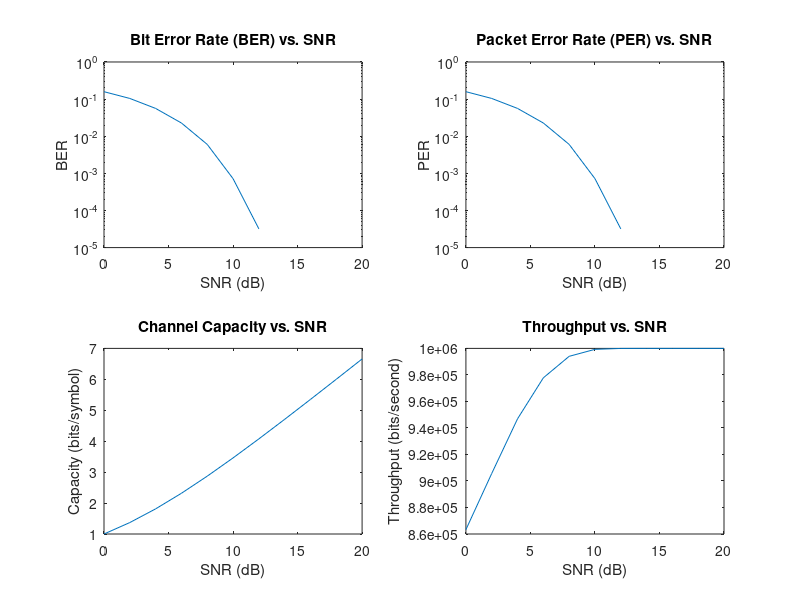

MATLAB code for this plot:
% BER PER
clc, clearvars, close all;

% Parameters
SNRdB = 0:2:20; % Signal-to-Noise Ratio (in dB)
nBits = 1e6;    % Number of transmitted bits

% Initialize variables to store results
BER = zeros(size(SNRdB));
PER = zeros(size(SNRdB));
Capacity = zeros(size(SNRdB));
Throughput = zeros(size(SNRdB));

for i = 1:length(SNRdB)
    % Generate random bits to transmit
    txBits = randi([0, 1], 1, nBits);
    
    % Modulate the bits using BPSK
    txSymbols = 2 * txBits - 1; % BPSK modulation
    
    % Add AWGN to simulate the channel
    snr = 10^(SNRdB(i)/10); % Calculate SNR from dB
    noisePower = 1 / snr;
    noise = sqrt(noisePower) * randn(size(txSymbols));
    rxSymbols = txSymbols + noise;
    
    % Demodulate received symbols
    rxBits = rxSymbols > 0; % BPSK demodulation
    
    % Calculate BER and PER
    bitErrors = sum(rxBits ~= txBits);
    packetErrors = sum(rxBits(1:nBits) ~= txBits(1:nBits));
    BER(i) = bitErrors / nBits;
    PER(i) = packetErrors / nBits;
    
    % Calculate channel capacity (Shannon capacity formula)
    Capacity(i) = log2(1 + snr);
    
    % Calculate throughput (bits per second)
    Throughput(i) = nBits / (1 + PER(i));
end

% Plot results
figure;
subplot(2, 2, 1);
semilogy(SNRdB, BER);
title('Bit Error Rate (BER) vs. SNR');
xlabel('SNR (dB)');
ylabel('BER');

subplot(2, 2, 2);
semilogy(SNRdB, PER);
title('Packet Error Rate (PER) vs. SNR');
xlabel('SNR (dB)');
ylabel('PER');

subplot(2, 2, 3);
plot(SNRdB, Capacity);
title('Channel Capacity vs. SNR');
xlabel('SNR (dB)');
ylabel('Capacity (bits/symbol)');

subplot(2, 2, 4);
plot(SNRdB, Throughput);
title('Throughput vs. SNR');
xlabel('SNR (dB)');
ylabel('Throughput (bits/second)');